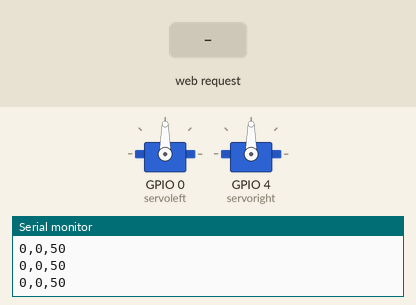
Recording of a sketch running on a simulated ESP8266 (NodeMCU). Parts: 2 × servo, the last lines printed to the serial monitor. The test bench sets the inputs (shaded band).

Above: at 1.2 s.
1.3 s: HTTP request GET /setLeft?direction=1 received
At 1.9 s:
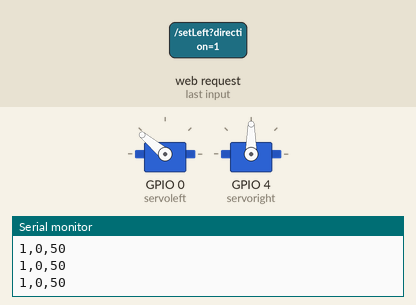
2.8 s: HTTP request GET /setSpeed?speed=120 received
At 3.1 s:
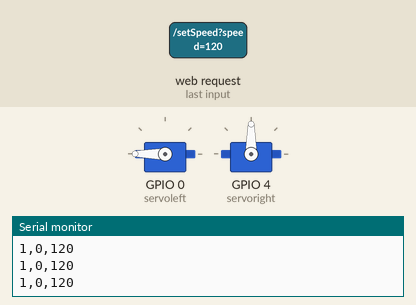
4.3 s: HTTP request GET /setRight?direction=1 received
At 5.5 s:
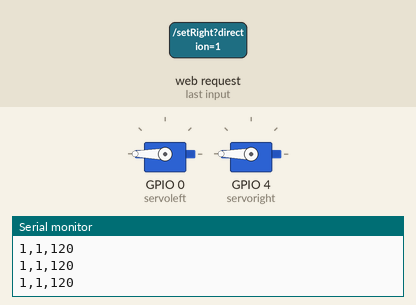
5.8 s: HTTP request GET /setLeft received
At 6.3 s:
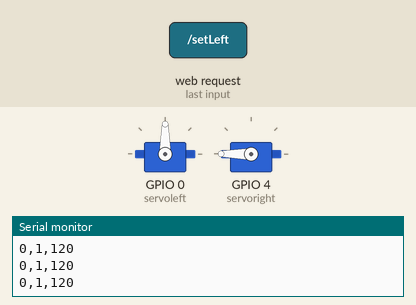
7.3 s: HTTP request GET /setSpeed received
At 8.5 s:
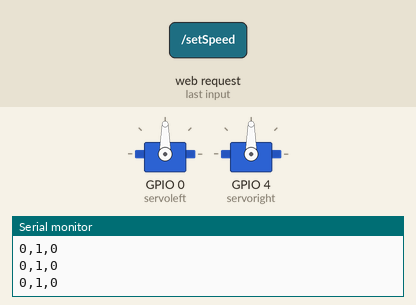
8.8 s: HTTP request GET /setSpeed?speed=120&direction=120 received
At 9.8 s:
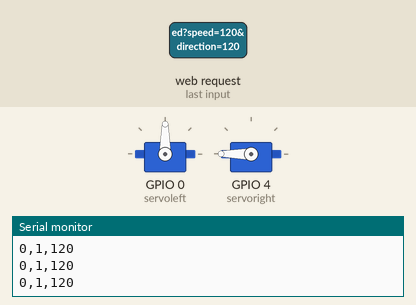
Timing chart, 0 to 17.3 s (numbered marks = the images above; inputs shaded):
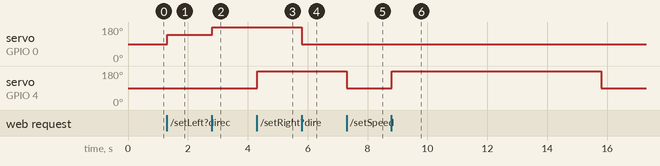

Measured:
- after the input at 1.3 s, servo on GPIO 0 (servoleft): 90° → 140° at once
- after the input at 2.8 s, servo on GPIO 0 (servoleft): 140° → 180° at once
- after the input at 4.3 s, servo on GPIO 4 (servoright): 90° → 180° at once
- after the input at 5.8 s, servo on GPIO 0 (servoleft): 180° → 90° at once
- after the input at 7.3 s, servo on GPIO 4 (servoright): 180° → 90° at once
- after the input at 8.8 s, servo on GPIO 4 (servoright): 90° → 180° at once, → 90° 7.0 s later

The sketch:

esp8266_robot.ino
```cpp
#include <ESP8266WiFi.h>
#include <WiFiClient.h>
#include <ESP8266WebServer.h>
#include <Servo.h>

#include "index.h"

int last = -10000;
int motor_speed = 50;
int left_direction = 0;
int right_direction = 0;

const char* ssid = "im_a_robot";
const char* password = "im_very_driven";

ESP8266WebServer server(80);

Servo servoleft;
Servo servoright;

void handleRoot() {
 String s = MAIN_page;
 server.send(200, "text/html", s);
}

void handleSpeed() {
 String t_state = server.arg("speed");
 motor_speed = t_state.toInt();
 Serial.println(t_state);
 server.send(200, "text/plain", "ok");
}

void handleLeft() {
 String direction = server.arg("direction");
 left_direction = direction.toInt();
 last = millis();
 server.send(200, "text/plain", "ok");
}

void handleRight() {
 String direction = server.arg("direction");
 right_direction = direction.toInt();
 last = millis();
 server.send(200, "text/plain", "ok");
}

IPAddress apIP(10, 10, 10, 1);

void setup(void){
  Serial.begin(115200);

  servoleft.attach(0);   // D3
  servoright.attach(4);  // D2

  WiFi.mode(WIFI_AP);
  WiFi.softAPConfig(apIP, apIP, IPAddress(255, 255, 255, 0));
  bool result = WiFi.softAP(ssid, password);
  Serial.println(result ? "Ready" : "Failed");
  IPAddress IP = WiFi.softAPIP();
  Serial.print("AP IP address: ");
  Serial.println(IP);

  server.on("/", handleRoot);
  server.on("/setSpeed", handleSpeed);
  server.on("/setLeft", handleLeft);
  server.on("/setRight", handleRight);

  server.begin();
  Serial.println("HTTP server started");
}

void loop(void){
  server.handleClient();

  if (last + 10000 > millis()) {
    servoleft.write(90 + (left_direction * motor_speed));
    servoright.write(90 + (right_direction * motor_speed));
  } else {
    servoleft.write(90);
    servoright.write(90);
  }

  Serial.print(left_direction);
  Serial.print(",");
  Serial.print(right_direction);
  Serial.print(",");
  Serial.println(motor_speed);

  delay(10);
}
```

index.h
```cpp
const char MAIN_page[] PROGMEM = R"=====(
<html><head>
  <meta http-equiv="content-type" content="text/html; charset=UTF-8">
  <title>Control-a-bot</title>
  <meta http-equiv="content-type" content="text/html; charset=UTF-8">
  <meta name="viewport" content="width=device-width, initial-scale=1">

  <style type="text/css">
    html, body {
      width: 100%;
      display: block;
      touch-action: none;
    }
    div {
      padding: 20px;
      border: 1px solid black;
      width: 80%;
    }
    div.controls {
      margin: 0 auto;
      height: 300px;
      width: 35%;
      display: inline-block;
    }
    input {
      display:block;
      width: 80%;
      margin: 0 auto;
    }
    span {
      margin: 0 auto;
      margin-bottom: 50px;
      display: block;
      border: 1px solid black;
      height: 120px;
      width: 80%;
    }
  </style>
</head>
<body>
<div>
  <input type="number" onchange="new_speed()" min="1" max="90" value="50" id="new_speed">
</div>
<div class="controls">
  <span id="left_joy_forwards" ontouchstart="left(1)" ontouchend="left(0)"></span>
  <span id="left_joy_backwards" ontouchstart="left(-1)" ontouchend="left(0)"></span>
</div>
<div class="controls">
  <span id="right_joy_forwards" ontouchstart="right(1)" ontouchend="right(0)"></span>
  <span id="right_joy_backwards" ontouchstart="right(-1)" ontouchend="right(0)"></span>
</div>

<script>
  function new_speed(evt) {
    var x = document.getElementById("new_speed").value;
    ajax("setSpeed?speed=" + x);
  }

  function left(direction) {
    console.log("test");
    if (direction == 1) {
      beginTouch("left_joy_forwards");
    } else if (direction == -1) {
      beginTouch("left_joy_backwards");
    } else {
      endTouch("left_joy_forwards");
      endTouch("left_joy_backwards");
    }
    ajax("setLeft?direction=" + direction);
  }

  function right(direction) {
    if (direction == 1) {
      beginTouch("right_joy_forwards");
    } else if (direction == -1) {
      beginTouch("right_joy_backwards");
    } else {
      endTouch("right_joy_forwards");
      endTouch("right_joy_backwards");
    }
    ajax("setRight?direction=" + direction);
  }

  function beginTouch(selector) {
    document.getElementById(selector).style.backgroundColor = "#6cc";
  }

  function endTouch(selector) {
    document.getElementById(selector).style.backgroundColor = "#fff";
  }

  function ajax(location) {
    var xhttp = new XMLHttpRequest();
    xhttp.open("GET", location, true);
    xhttp.send();
  }
</script>
</body>
</html>
)=====";
```
